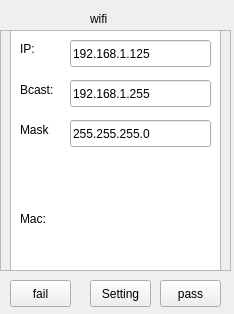
<?xml version="1.0" encoding="UTF-8"?>
<ui version="4.0">
 <class>WifiSet</class>
 <widget class="QWidget" name="WifiSet">
  <property name="geometry">
   <rect>
    <x>0</x>
    <y>0</y>
    <width>234</width>
    <height>314</height>
   </rect>
  </property>
  <property name="minimumSize">
   <size>
    <width>234</width>
    <height>314</height>
   </size>
  </property>
  <property name="maximumSize">
   <size>
    <width>234</width>
    <height>314</height>
   </size>
  </property>
  <property name="windowTitle">
   <string>Form</string>
  </property>
  <widget class="QLabel" name="label_4">
   <property name="geometry">
    <rect>
     <x>90</x>
     <y>10</y>
     <width>67</width>
     <height>17</height>
    </rect>
   </property>
   <property name="text">
    <string>wifi</string>
   </property>
  </widget>
  <widget class="QPushButton" name="OK">
   <property name="geometry">
    <rect>
     <x>160</x>
     <y>280</y>
     <width>61</width>
     <height>27</height>
    </rect>
   </property>
   <property name="text">
    <string>pass</string>
   </property>
  </widget>
  <widget class="QPushButton" name="back">
   <property name="geometry">
    <rect>
     <x>10</x>
     <y>280</y>
     <width>61</width>
     <height>27</height>
    </rect>
   </property>
   <property name="text">
    <string>fail</string>
   </property>
  </widget>
  <widget class="QTextBrowser" name="textBrowser">
   <property name="geometry">
    <rect>
     <x>10</x>
     <y>30</y>
     <width>211</width>
     <height>241</height>
    </rect>
   </property>
  </widget>
  <widget class="QListWidget" name="listWidget">
   <property name="geometry">
    <rect>
     <x>10</x>
     <y>30</y>
     <width>211</width>
     <height>241</height>
    </rect>
   </property>
  </widget>
  <widget class="QFrame" name="frame">
   <property name="geometry">
    <rect>
     <x>0</x>
     <y>30</y>
     <width>231</width>
     <height>241</height>
    </rect>
   </property>
   <property name="frameShape">
    <enum>QFrame::StyledPanel</enum>
   </property>
   <property name="frameShadow">
    <enum>QFrame::Raised</enum>
   </property>
   <widget class="QLabel" name="label_2">
    <property name="geometry">
     <rect>
      <x>20</x>
      <y>50</y>
      <width>41</width>
      <height>20</height>
     </rect>
    </property>
    <property name="text">
     <string>Bcast:</string>
    </property>
   </widget>
   <widget class="QLabel" name="label_3">
    <property name="geometry">
     <rect>
      <x>20</x>
      <y>90</y>
      <width>41</width>
      <height>20</height>
     </rect>
    </property>
    <property name="text">
     <string>Mask</string>
    </property>
   </widget>
   <widget class="QLabel" name="label">
    <property name="geometry">
     <rect>
      <x>20</x>
      <y>10</y>
      <width>21</width>
      <height>17</height>
     </rect>
    </property>
    <property name="text">
     <string>IP:</string>
    </property>
   </widget>
   <widget class="QLabel" name="label_6">
    <property name="geometry">
     <rect>
      <x>20</x>
      <y>180</y>
      <width>91</width>
      <height>17</height>
     </rect>
    </property>
    <property name="text">
     <string>Mac:</string>
    </property>
   </widget>
   <widget class="QLineEdit" name="ip">
    <property name="geometry">
     <rect>
      <x>70</x>
      <y>10</y>
      <width>141</width>
      <height>27</height>
     </rect>
    </property>
    <property name="text">
     <string>192.168.1.125</string>
    </property>
   </widget>
   <widget class="QLabel" name="label_7">
    <property name="geometry">
     <rect>
      <x>70</x>
      <y>200</y>
      <width>151</width>
      <height>21</height>
     </rect>
    </property>
    <property name="text">
     <string/>
    </property>
   </widget>
   <widget class="QLineEdit" name="mack">
    <property name="geometry">
     <rect>
      <x>70</x>
      <y>90</y>
      <width>141</width>
      <height>27</height>
     </rect>
    </property>
    <property name="text">
     <string>255.255.255.0</string>
    </property>
   </widget>
   <widget class="QLineEdit" name="bcast">
    <property name="geometry">
     <rect>
      <x>70</x>
      <y>50</y>
      <width>141</width>
      <height>27</height>
     </rect>
    </property>
    <property name="text">
     <string>192.168.1.255</string>
    </property>
   </widget>
  </widget>
  <widget class="QPushButton" name="Setting">
   <property name="geometry">
    <rect>
     <x>90</x>
     <y>280</y>
     <width>61</width>
     <height>27</height>
    </rect>
   </property>
   <property name="text">
    <string>Setting</string>
   </property>
  </widget>
  <zorder>textBrowser</zorder>
  <zorder>label_4</zorder>
  <zorder>OK</zorder>
  <zorder>back</zorder>
  <zorder>listWidget</zorder>
  <zorder>frame</zorder>
  <zorder>Setting</zorder>
 </widget>
 <resources/>
 <connections/>
</ui>
